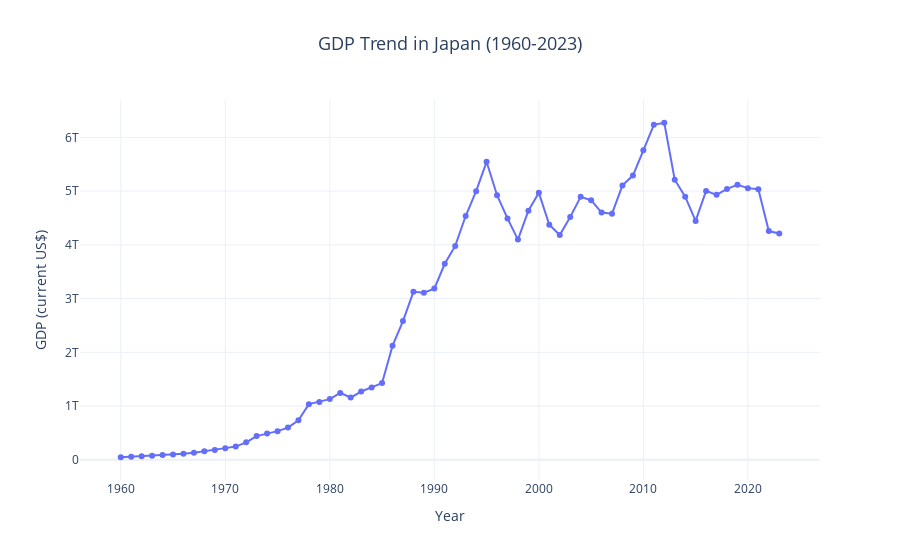

Notebook code cell kept with this figure:
### Code cell
fig = px.line(
    merged_data,
    x='Year',
    y='GDP',
    title='GDP Trend in Japan (1960-2023)',
    labels={'GDP': 'GDP (current US$)', 'Year': 'Year'},
    markers=True
)

fig.update_layout(
    xaxis_title="Year",
    yaxis_title="GDP (current US$)",
    template="plotly_white",
    title_font_size=18,
    title_x=0.5,
    font=dict(size=12)
)

fig.show()
